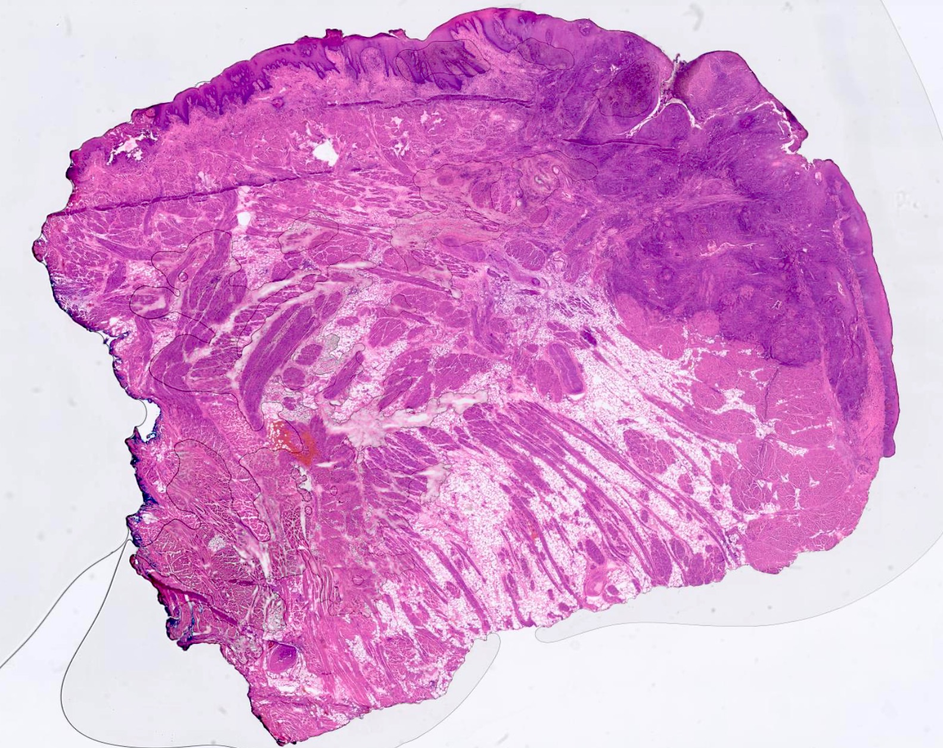
#> input picture data/test_slides/slides/image copy.png, 943 x 748 px, shrunk from 1582 x 1256 before the run
$ python -i complexity_maps.py   (imports and definitions only)
#> lines starting #> are read from the running program, lines starting #| are printed output that depends on the picture; after the words box and inside, x2 and y2 are one past the last pixel; in counts of white or black regions, pixels touching at a corner belong together
### pipeline/stain_norm.py
"""
Stain Normalization Module
Removes staining artifacts for robust image analysis.

Based on Macenko et al. (2009) method:
"A method for normalizing histology slides for quantitative analysis"
"""

import numpy as np
import cv2


def get_default_stain_matrix():
    """
    Get standard H&E stain matrix from literature.

    Macenko et al., 2009
    Hematoxylin: blue/purple (nuclei)
    Eosin: pink/red (cytoplasm/background)

    Returns:
        np.ndarray: Shape (3, 2), columns are stain vectors
    """
    # Hematoxylin and Eosin color vectors (normalized)
    stain_matrix = np.array([
        [0.65, 0.07],    # Hematoxylin (blue)
        [0.70, 0.99],    # Eosin (red)
        [0.29, 0.11]     # Background
    ])

    return stain_matrix


def ensure_uint8(image):
    """
    Convert image to uint8 if needed.

    Args:
        image (np.ndarray): Input image

    Returns:
        np.ndarray: uint8 image
    """
    if image.dtype == np.uint8:
        return image

    if image.dtype in [np.float32, np.float64]:
        # Check if values are in [0, 1] or [0, 255]
        if image.max() <= 1.0:
            return (image * 255).astype(np.uint8)
        else:
            return np.clip(image, 0, 255).astype(np.uint8)

    # For other integer types, clip and convert
    return np.clip(image, 0, 255).astype(np.uint8)


def remove_alpha_channel(image):
    """
    Remove alpha channel if present.

    Args:
        image (np.ndarray): Image with shape (H, W, C) where C in [3, 4]

    Returns:
        np.ndarray: RGB image (H, W, 3)
    """
    if len(image.shape) != 3:
        raise ValueError(f"Expected 3D image, got shape {image.shape}")

    if image.shape[2] == 4:
        return image[:, :, :3]
    elif image.shape[2] == 3:
        return image
    else:
        raise ValueError(f"Expected 3 or 4 channels, got {image.shape[2]}")


def estimate_stain_matrix(image, percentile=99):
    """
    Estimate H&E stain colors from image using SVD.

    The two largest eigenvectors of the optical density matrix
    correspond to the two main stain colors.

    Args:
        image (np.ndarray): RGB image (H, W, 3), uint8
        percentile (int): Percentile for outlier removal (default 99)

    Returns:
        np.ndarray: Estimated stain matrix (3, 2)
    """
#> called with percentile = 99

    # Ensure image is RGB uint8
    image = remove_alpha_channel(image)
    image = ensure_uint8(image)

    # Convert to float for processing
    img_float = image.astype(np.float32) / 255.0

    # Avoid log(0) - set minimum
    img_float = np.clip(img_float, 0.001, 1.0)

    # Convert RGB to optical density (OD)
    # OD = -log(RGB)  [standard in histology]
    od = -np.log(img_float)
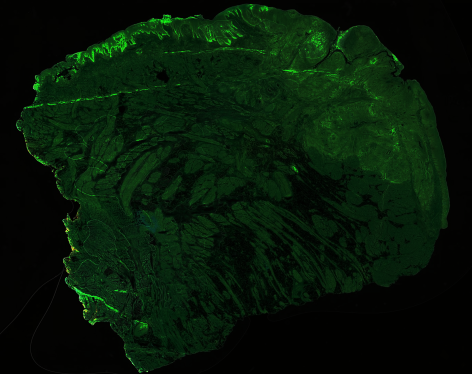
#> od: shape (748, 943, 3) float32 (shown at 1/2 size); mean R, G, B 0.181, 0.671, 0.226; drawn with min black and max white

    # Reshape for analysis: (H*W, 3)
    od_flat = od.reshape(-1, 3)

    # Remove background (very low OD = white/empty)
    # and outliers (very high OD = black/debris)
    od_min = np.percentile(od_flat, 1, axis=0)
#> od_min = [0, 0.0359, 0]
    od_max = np.percentile(od_flat, percentile, axis=0)
#> od_max = [0.666, 2.83, 0.729]

    # Keep only tissue pixels
    mask = np.all((od_flat >= od_min) & (od_flat <= od_max), axis=1)
    od_tissue = od_flat[mask]

    if len(od_tissue) < 100:
        # Not enough tissue pixels - use default stain matrix
        print("⚠️  Warning: Few tissue pixels, using default stain matrix")
        default_stains = get_default_stain_matrix()
        return default_stains

    # Find dominant stain colors using SVD
    # The two largest eigenvectors = two stain colors
    try:
        _, _, V = np.linalg.svd(od_tissue, full_matrices=False)
#> V = [[-0.233, -0.924, -0.301], [0.754, -0.368, 0.544], [0.614, 0.1, -0.783]]
    except:
        print("⚠️  Warning: SVD failed, using default stain matrix")
        return get_default_stain_matrix()

    # First two components are the stain vectors
    # V has shape (min(H*W, 3), 3), we want first 2 rows
    stain_matrix = V[:2, :].T  # Shape: (3, 2)
#> stain_matrix = [[-0.233, 0.754], [-0.924, -0.368], [-0.301, 0.544]]

    return stain_matrix


def normalize_stain(image, target_stain_matrix=None, source_stain_matrix=None):
    """
    Normalize stain colors in image using Macenko method.

    This removes staining intensity variations while preserving tissue structure.

    Args:
        image (np.ndarray): Input RGB image (H, W, 3)
        target_stain_matrix (np.ndarray): Target stain matrix (3, 2).
                                         If None, uses default H&E.
        source_stain_matrix (np.ndarray): Source stain matrix (3, 2).
                                         If None, estimates from image.

    Returns:
        np.ndarray: Stain-normalized image (H, W, 3), uint8
    """

    # Ensure proper format
    image = remove_alpha_channel(image)
    image = ensure_uint8(image)

    # If no source stain matrix provided, estimate from image
    if source_stain_matrix is None:
        source_stain_matrix = estimate_stain_matrix(image)
#> source_stain_matrix has the same summary as stain_matrix in estimate_stain_matrix

    # If no target provided, use standard H&E
    if target_stain_matrix is None:
        target_stain_matrix = get_default_stain_matrix()

    # Convert RGB to optical density (OD)
    img_float = image.astype(np.float32) / 255.0
    img_float = np.clip(img_float, 0.001, 1.0)
    od = -np.log(img_float)

    # Store original shape
    original_shape = od.shape

    # Reshape for processing: (H*W, 3)
    od_reshaped = od.reshape(-1, 3)

    # Compute stain concentrations
    # C = OD × M^-1  (M = stain matrix)
    try:
        source_inv = np.linalg.pinv(source_stain_matrix)
#> source_inv = [[-0.233, -0.924, -0.301], [0.754, -0.368, 0.544]]
        concentrations = od_reshaped @ source_inv
    except:
        print("⚠️  Stain matrix singular, skipping normalization")
        return image

    # Normalize stain concentrations
    # Remove intensity differences for each stain
    concentrations_norm = concentrations.copy()

    for i in range(2):  # Two stains (Hematoxylin and Eosin)
        c_min = np.percentile(concentrations[:, i], 1)
        c_max = np.percentile(concentrations[:, i], 99)

        if c_max > c_min:
            # Normalize to [0, 1]
            concentrations_norm[:, i] = (concentrations[:, i] - c_min) / (c_max - c_min)
        else:
            # No variation in this stain
            concentrations_norm[:, i] = 0

    # Clip to [0, 1]
    concentrations_norm = np.clip(concentrations_norm, 0, 1)

    # Reconstruct optical density with target stain colors
    od_normalized = concentrations_norm @ target_stain_matrix.T

    # Convert back to RGB
    # RGB = exp(-OD)
    img_normalized = np.exp(-od_normalized)
    img_normalized = np.clip(img_normalized, 0, 1)

    # Reshape back to image
    img_normalized = img_normalized.reshape(original_shape)

    # Convert to uint8
    img_normalized = (img_normalized * 255).astype(np.uint8)

    return img_normalized


# [54 lines left out: functions batch_normalize_stains, test_stain_normalization, not called in this run]


# [2 lines that do not run on import are left out]

### pipeline/complexity_maps.py
"""
Enhanced Complexity Maps with Stain-Robustness
Computes complexity using structure detection and texture analysis
instead of variance (which is fooled by staining).
"""

import numpy as np
import cv2
from scipy import ndimage
from skimage import filters
from skimage.feature import local_binary_pattern


def normalize_0_1(arr):
    """
    Normalize array to [0, 1].

    Args:
        arr (np.ndarray): Input array

    Returns:
        np.ndarray: Normalized array
    """
    arr_min = arr.min()
    arr_max = arr.max()

    if arr_max == arr_min:
        return arr

    return (arr - arr_min) / (arr_max - arr_min)


def compute_laplacian_of_gaussian(image, sigma_range=(1, 5)):
    """
    Compute Laplacian of Gaussian - detects blob-like structures (nuclei, glands).

    More biologically meaningful than Sobel edges.
    Ignores linear edges (stain boundaries, folds).

    Args:
        image (np.ndarray): RGB or grayscale image
        sigma_range (tuple): (min_sigma, max_sigma) for scale range

    Returns:
        np.ndarray: LoG response map (0-1 normalized)
    """
#> called with sigma_range = (1, 5)

    # Convert to grayscale if needed
    if len(image.shape) == 3:
        gray = np.mean(image, axis=2).astype(float) / 255.0
    else:
        gray = image.astype(float) / 255.0

    # Compute LoG at multiple scales
    log_responses = []
    for sigma in np.linspace(sigma_range[0], sigma_range[1], 5):
        # Laplacian of Gaussian
        log = ndimage.gaussian_laplace(gray, sigma=sigma)
        log_responses.append(np.abs(log))
#> after the loop, log_responses = 5 items

    # Take maximum response across scales
    structure_map = np.max(log_responses, axis=0)

    return normalize_0_1(structure_map)
#> in normalize_0_1, `arr_min = arr.min()`: arr_min = 8.7e-06
#> in normalize_0_1, `arr_max = arr.max()`: arr_max = 0.395


def compute_entropy_map(image, window_size=32):
    """
    Compute entropy (information content) map.

    High entropy = diverse pixel values = potentially biologically interesting.

    Args:
        image (np.ndarray): RGB or grayscale image
        window_size (int): Window size for local entropy

    Returns:
        np.ndarray: Entropy map (0-1 normalized)
    """
#> called with window_size = 32

    if image.dtype == np.float32 or image.dtype == np.float64:
        image = (image * 255).astype(np.uint8)
    elif image.dtype != np.uint8:
        image = np.clip(image, 0, 255).astype(np.uint8)

    # Convert to grayscale if needed
    if len(image.shape) == 3:
        gray = cv2.cvtColor(image, cv2.COLOR_RGB2GRAY)
    else:
        gray = image

    H, W = gray.shape
    entropy_map = np.zeros((H, W))
#> entropy_map: shape (748, 943) float64; every value is 0

    stride = window_size // 2

    for y in range(0, H - window_size, stride):
        for x in range(0, W - window_size, stride):
            window = gray[y:y+window_size, x:x+window_size]

            # Compute histogram
            hist, _ = np.histogram(window, bins=256, range=(0, 256))
            hist = hist / hist.sum()

            # Entropy = -sum(p * log2(p))
            # Avoid log(0)
            entropy = -np.sum(hist[hist > 0] * np.log2(hist[hist > 0]))

            entropy_map[y:y+window_size, x:x+window_size] = entropy
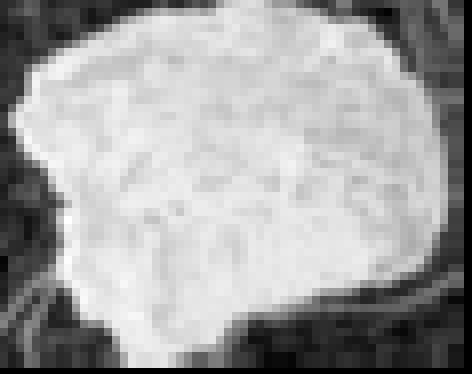
#> entropy_map: shape (748, 943) float64 (shown at 1/2 size); min 0, max 7.57, mean 4.82; drawn with min black and max white

    return normalize_0_1(entropy_map)


def compute_nuclei_density_map(image, dark_threshold=50, window_size=32):
    """
    Compute nuclei density map.

    Nuclei appear as dark regions in H&E staining.

    Args:
        image (np.ndarray): RGB image
        dark_threshold (int): Threshold for dark pixels (0-255)
        window_size (int): Window size for local density

    Returns:
        np.ndarray: Nuclei density map (0-1 normalized)
    """
#> called with dark_threshold = 50, window_size = 32

    if image.dtype == np.float32 or image.dtype == np.float64:
        image = (image * 255).astype(np.uint8)
    elif image.dtype != np.uint8:
        image = np.clip(image, 0, 255).astype(np.uint8)

    # Convert to grayscale
    gray = cv2.cvtColor(image, cv2.COLOR_RGB2GRAY)

    # Dark regions (nuclei)
    dark_mask = gray < dark_threshold
#> dark_mask: shape (748, 943) bool; 0.28% white in thin lines or dots, all inside (x1, y1, x2, y2) = (32, 14, 831, 746)

    H, W = gray.shape
    nuclei_map = np.zeros((H, W))

    stride = window_size // 2

    for y in range(0, H - window_size, stride):
        for x in range(0, W - window_size, stride):
            window = dark_mask[y:y+window_size, x:x+window_size]

            # Nuclei density = fraction of dark pixels
            density = np.mean(window.astype(float))
            nuclei_map[y:y+window_size, x:x+window_size] = density
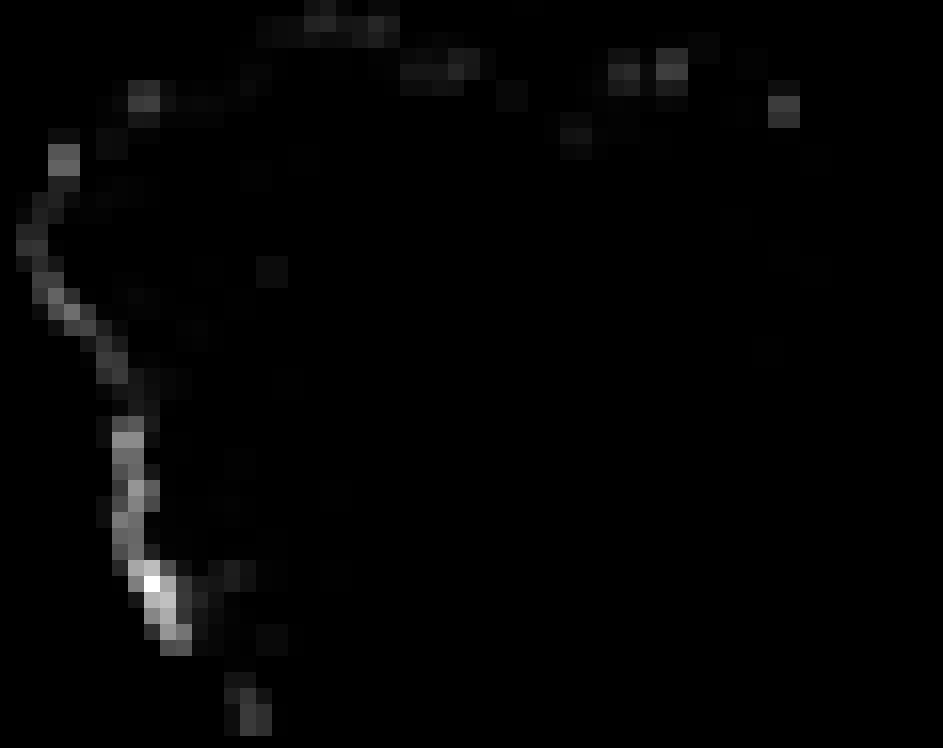
#> nuclei_map: shape (748, 943) float64; min 0, max 0.2, mean 0.00283; drawn with min black and max white

    return normalize_0_1(nuclei_map)


def compute_lbp_texture_map(image, window_size=32):
    """
    Compute Local Binary Pattern texture map.

    Detects recurring texture patterns.

    Args:
        image (np.ndarray): RGB or grayscale image
        window_size (int): Window size for local texture

    Returns:
        np.ndarray: LBP texture map (0-1 normalized)
    """
#> called with window_size = 32

    if image.dtype == np.float32 or image.dtype == np.float64:
        image = (image * 255).astype(np.uint8)
    elif image.dtype != np.uint8:
        image = np.clip(image, 0, 255).astype(np.uint8)

    # Convert to grayscale if needed
    if len(image.shape) == 3:
        gray = cv2.cvtColor(image, cv2.COLOR_RGB2GRAY)
    else:
        gray = image

    H, W = gray.shape
    lbp_map = np.zeros((H, W))

    stride = window_size // 2

    for y in range(0, H - window_size, stride):
        for x in range(0, W - window_size, stride):
            window = gray[y:y+window_size, x:x+window_size]

            # Compute LBP
            lbp = local_binary_pattern(window, 8, 1, method='uniform')

            # Texture complexity = std of LBP values
            texture_complexity = np.std(lbp)
            lbp_map[y:y+window_size, x:x+window_size] = texture_complexity
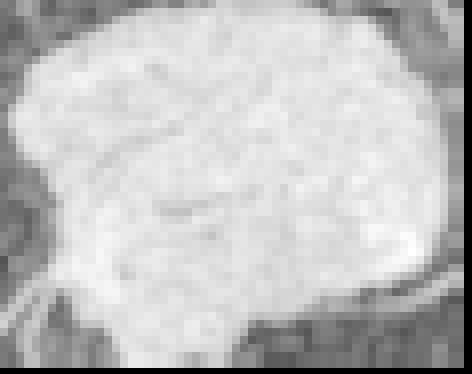
#> lbp_map: shape (748, 943) float64 (shown at 1/2 size); min 0, max 3.32, mean 2.51; drawn with min black and max white

    return normalize_0_1(lbp_map)


def compute_stain_robust_complexity_map(image,
                                       window_size=32,
                                       normalize_stains=True):
    """
    Compute complexity map robust to staining artifacts.

    Combines:
    - Laplacian of Gaussian (structure detection)
    - Entropy (information content)
    - Nuclei density (cell count)
    - LBP texture (texture patterns)

    Does NOT use variance (too sensitive to staining artifacts).

    Args:
        image (np.ndarray): RGB image
        window_size (int): Window size for local analysis
        normalize_stains (bool): Whether to normalize stains first

    Returns:
        np.ndarray: Complexity map (0-1 normalized)
    """

    # Validate input
    if image.dtype == np.float32 or image.dtype == np.float64:
        image = (image * 255).astype(np.uint8)
    elif image.dtype != np.uint8:
        image = np.clip(image, 0, 255).astype(np.uint8)

    # Remove alpha if present
    if len(image.shape) == 3 and image.shape[2] == 4:
        image = image[:, :, :3]

    # Step 1: Stain normalization (optional, recommended)
    if normalize_stains:
        try:
            from .stain_norm import normalize_stain
            image = normalize_stain(image)
        except Exception as e:
            # If normalization fails, continue without it
            pass

    # Step 2: Compute component maps
    structure_map = compute_laplacian_of_gaussian(image)
    entropy_map = compute_entropy_map(image, window_size)
    nuclei_map = compute_nuclei_density_map(image, window_size=window_size)
    lbp_map = compute_lbp_texture_map(image, window_size)

    # Step 3: Weighted combination
    complexity = (
        0.40 * structure_map +    # Blob detection (nuclei, glands)
        0.25 * entropy_map +      # Information content
        0.20 * nuclei_map +       # Cell density
        0.15 * lbp_map            # Texture patterns
    )
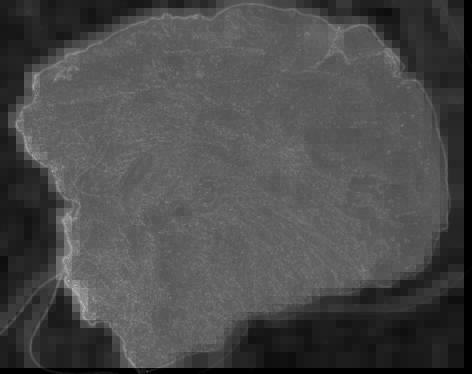
#> complexity: shape (748, 943) float64 (shown at 1/2 size); min 2.16e-05, max 0.83, mean 0.297

    # Step 4: Smooth to reduce noise
    complexity = ndimage.gaussian_filter(complexity, sigma=window_size/4)

    return normalize_0_1(complexity)
#> in normalize_0_1 (call 5), `arr_min = arr.min()`: arr_min = 0.00133
#> in normalize_0_1 (call 5), `arr_max = arr.max()`: arr_max = 0.566
#> in normalize_0_1 (call 5), `return (arr - arr_min) / (arr_max - arr_min)`:
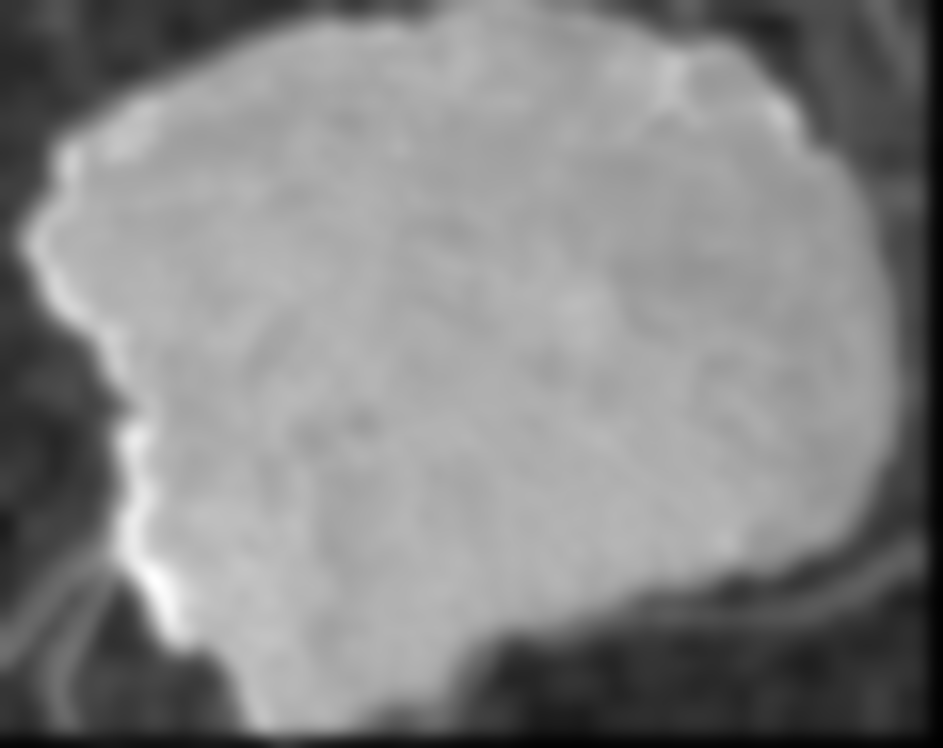
#> returned value: shape (748, 943) float64; min 0, max 1, mean 0.524


# Test function
# [36 lines left out: function test_complexity_maps, not called in this run]


# [2 lines not run here, left out]

>>> import cv2
>>> picture = cv2.cvtColor(cv2.imread('../data/test_slides/slides/image copy.png'), cv2.COLOR_BGR2RGB)
>>> result = compute_stain_robust_complexity_map(picture)

$ run again, on data/test_slides/slides/image.png
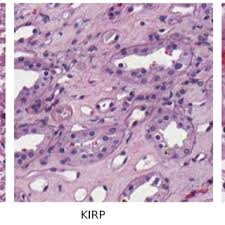
#> input picture data/test_slides/slides/image.png, 225 x 225 px
#> od_min = [0, 0, 0]
#> od_max = [1.02, 1.45, 0.956]
#> V = [[-0.477, -0.736, -0.48], [-0.81, 0.58, -0.0846], [-0.341, -0.349, 0.873]]
#> stain_matrix = [[-0.477, -0.81], [-0.736, 0.58], [-0.48, -0.0846]]
#> source_stain_matrix has the same summary as stain_matrix in estimate_stain_matrix
#> source_inv = [[-0.477, -0.736, -0.48], [-0.81, 0.58, -0.0846]]
#> after the loop in compute_laplacian_of_gaussian, `for sigma in np.linspace(sigma_range[0], sigma_range[1], 5):`: log_responses = 5 items
#> arr_min = 0.000173
#> arr_max = 0.408
#> dark_mask: shape (225, 225) bool; 0.11% white in thin lines or dots
#> after the loop in compute_lbp_texture_map, `for y in range(0, H - window_size, stride):`:
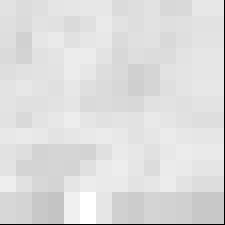
#> lbp_map: shape (225, 225) float64; min 0, max 2.89, mean 2.52; drawn with min black and max white
#> arr_min = 0.219
#> arr_max = 0.561
#> in normalize_0_1 (call 5), `return (arr - arr_min) / (arr_max - arr_min)`:
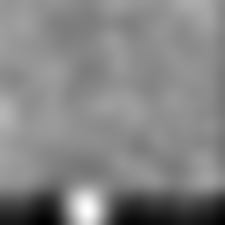
#> returned value: shape (225, 225) float64; min 0, max 1, mean 0.52
